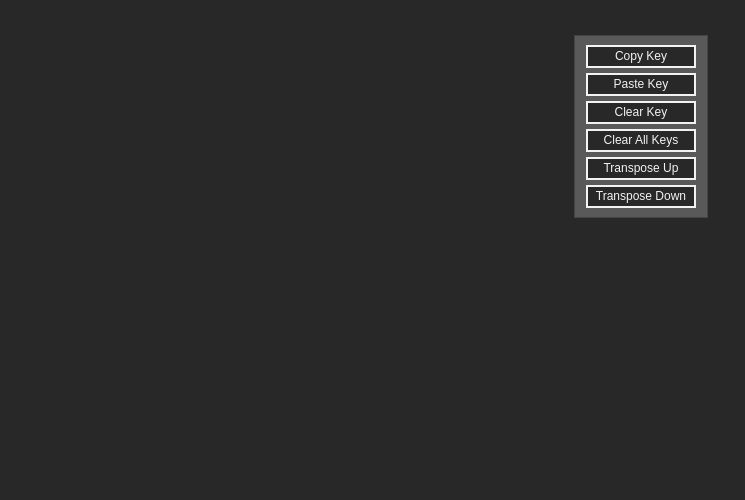
<?xml version="1.0" encoding="UTF-8"?>
<ui version="4.0">
 <class>keyTabForm</class>
 <widget class="QWidget" name="keyTabForm">
  <property name="geometry">
   <rect>
    <x>0</x>
    <y>0</y>
    <width>745</width>
    <height>500</height>
   </rect>
  </property>
  <property name="windowTitle">
   <string>Form</string>
  </property>
  <property name="styleSheet">
   <string notr="true">/*-----------QWidget-----------*/
QWidget
{
	background: rgb(40, 40, 40);
}

/*-----------QLabel------------*/
QLabel
{
	font: 10pt &quot;Corbel&quot;;
	color: rgb(242, 242, 242);
}

/*----------- QToolButton ------------*/
QToolButton
{
	background: rgb(40, 40, 40);
	color: rgb(242, 242, 242);
	border: 2px solid rgb(242, 242, 242);
	font: 9pt &quot;Corbel&quot;;
	padding: 0,1,0,0;
}

QToolButton:pressed
{
	background: rgb(245, 245, 245);
	color: rgb(20, 20, 20);
	border: 2px solid rgb(245, 245, 245);
	font: 9pt &quot;Corbel&quot;;
	padding: 0, 1, 0, 0;
}

QToolButton:disabled
{
	background: rgba(20, 20, 20, 100);
	color: rgb(100, 100, 100);
	border: 2px solid rgb(100, 100, 100);
	font: 9pt &quot;Corbel&quot;;
	padding: 0, 1, 0, 0;
}

QToolButton:focus
{
	border: 2px solid rgb(0, 174, 239);
}
</string>
  </property>
  <widget class="QFrame" name="frame">
   <property name="geometry">
    <rect>
     <x>574</x>
     <y>35</y>
     <width>134</width>
     <height>183</height>
    </rect>
   </property>
   <property name="styleSheet">
    <string notr="true">QFrame
{
	background-color: rgb(89, 89, 89);
}</string>
   </property>
   <property name="frameShape">
    <enum>QFrame::StyledPanel</enum>
   </property>
   <property name="frameShadow">
    <enum>QFrame::Raised</enum>
   </property>
   <widget class="QToolButton" name="copyKeyButton">
    <property name="geometry">
     <rect>
      <x>12</x>
      <y>10</y>
      <width>110</width>
      <height>23</height>
     </rect>
    </property>
    <property name="toolTip">
     <string>Copies the currently selected key’s settings to the clipboard.</string>
    </property>
    <property name="text">
     <string>Copy Key</string>
    </property>
   </widget>
   <widget class="QToolButton" name="pasteKeyButton">
    <property name="geometry">
     <rect>
      <x>12</x>
      <y>38</y>
      <width>110</width>
      <height>23</height>
     </rect>
    </property>
    <property name="toolTip">
     <string>Pastes a copied key’s settings to the currently selected key.</string>
    </property>
    <property name="text">
     <string>Paste Key</string>
    </property>
   </widget>
   <widget class="QToolButton" name="clearKeyButton">
    <property name="geometry">
     <rect>
      <x>12</x>
      <y>66</y>
      <width>110</width>
      <height>23</height>
     </rect>
    </property>
    <property name="toolTip">
     <string>Completely clears all MIDI notes from the currently selected key.</string>
    </property>
    <property name="text">
     <string>Clear Key</string>
    </property>
   </widget>
   <widget class="QToolButton" name="clearAllKeysButton">
    <property name="geometry">
     <rect>
      <x>12</x>
      <y>94</y>
      <width>110</width>
      <height>23</height>
     </rect>
    </property>
    <property name="toolTip">
     <string>Completely clears all MIDI notes from all keys.</string>
    </property>
    <property name="text">
     <string>Clear All Keys</string>
    </property>
   </widget>
   <widget class="QToolButton" name="transposeUpButton">
    <property name="geometry">
     <rect>
      <x>12</x>
      <y>122</y>
      <width>110</width>
      <height>23</height>
     </rect>
    </property>
    <property name="toolTip">
     <string>Transposes the selected key’s MIDI notes up by a semitone when clicked.</string>
    </property>
    <property name="text">
     <string>Transpose Up</string>
    </property>
   </widget>
   <widget class="QToolButton" name="transposeDownButton">
    <property name="geometry">
     <rect>
      <x>12</x>
      <y>150</y>
      <width>110</width>
      <height>23</height>
     </rect>
    </property>
    <property name="toolTip">
     <string>Transposes the selected key’s MIDI notes down a semitone when clicked.</string>
    </property>
    <property name="text">
     <string>Transpose Down</string>
    </property>
   </widget>
  </widget>
 </widget>
 <resources/>
 <connections/>
</ui>
